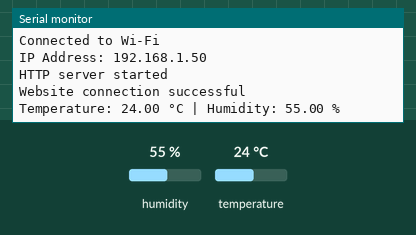
Recording of a sketch running on a simulated ESP32. On the bench: the last lines printed to the serial monitor. Inputs (shaded band) come from the test bench; at power-on: humidity 55 %, temperature 24 °C. WiFi joins after 1.5 s; servers stay silent unless stated; uploads are accepted with an empty reply.

Above: at 2.7 s.
2.8 s: humidity set to 22 %
4.3 s: temperature set to 12 °C
At 5.1 s:
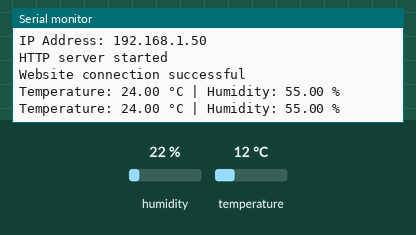
5.8 s: humidity set to 40 %
At 6.9 s:
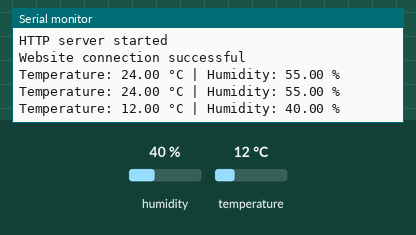

The sketch:

Bata3.ino
```cpp
#include "DHT.h"
#include <WiFi.h>
#include <HTTPClient.h>
#include <ESPAsyncWebServer.h>

#define DHTPIN 5          // ขาเชื่อมต่อกับ DHT22
#define DHTTYPE DHT22     // ประเภทเซ็นเซอร์ DHT

DHT dht(DHTPIN, DHTTYPE); // กำหนดอ็อบเจ็กต์เซ็นเซอร์ DHT

// กำหนด SSID และรหัสผ่านของ Wi-Fi
const char* ssid = "A55 ของ Tanet";
const char* password = "88888888";

// กำหนด URL สำหรับอัปเดตข้อมูลอุณหภูมิและความชื้น
const char* serverUrlTemp = "http://XXXXX:3001/updateTemperature";
const char* serverUrlHum = "http://XXXXXX:3001/updateHumidity";

// กำหนดตัวแปรสำหรับสร้าง HTTP Server
AsyncWebServer server(80);

// ตัวแปรที่ใช้ตรวจสอบการเชื่อมต่อ
bool websiteConnected = false;

// ฟังก์ชันส่งข้อมูลไปยังเซิร์ฟเวอร์
void sendSensorData() {
  // อ่านค่าอุณหภูมิและความชื้นจากเซ็นเซอร์
  float temperature = dht.readTemperature();
  float humidity = dht.readHumidity();

  // ตรวจสอบการอ่านค่าจากเซ็นเซอร์
  if (isnan(temperature) || isnan(humidity)) {
    Serial.println("Failed to read from DHT sensor!");
    return;
  }

  // ส่งข้อมูลอุณหภูมิไปยังเซิร์ฟเวอร์
  HTTPClient http;
  http.begin(serverUrlTemp);
  http.addHeader("Content-Type", "application/json");
  String tempPayload = "{\"temperature\":" + String(temperature) + "}";
  int tempResponseCode = http.POST(tempPayload);

  // ส่งข้อมูลความชื้นไปยังเซิร์ฟเวอร์
  http.begin(serverUrlHum);
  http.addHeader("Content-Type", "application/json");
  String humPayload = "{\"humidity\":" + String(humidity) + "}";
  int humResponseCode = http.POST(humPayload);
  http.end();

  // ตรวจสอบการเชื่อมต่อกับเว็บไซต์
  if (tempResponseCode == 200 && humResponseCode == 200 && !websiteConnected) {
    Serial.println("Website connection successful");
    websiteConnected = true;  // แสดงข้อความแค่ครั้งเดียว
  } else if (tempResponseCode != 200 || humResponseCode != 200) {
    // หากไม่สามารถเชื่อมต่อได้
    if (!websiteConnected) {
      Serial.println("Website connection failed");
      websiteConnected = true;  // แสดงข้อความแค่ครั้งเดียว
    }
  }

  // แสดงข้อมูลอุณหภูมิและความชื้นทุกครั้ง
  Serial.print("Temperature: ");
  Serial.print(temperature);
  Serial.print(" °C | Humidity: ");
  Serial.print(humidity);
  Serial.println(" %");
}

// หน้าเว็บแสดงข้อมูลอุณหภูมิและความชื้น
String htmlPage() {
  float temperature = dht.readTemperature();
  float humidity = dht.readHumidity();

  // ตรวจสอบการอ่านค่าจากเซ็นเซอร์
  if (isnan(temperature) || isnan(humidity)) {
    return "Failed to read from DHT sensor!";
  }

  String page = "<html><body><h1>Sensor Data</h1>";
  page += "<p>Temperature: " + String(temperature) + " °C</p>";
  page += "<p>Humidity: " + String(humidity) + " %</p>";
  page += "</body></html>";

  return page;
}

void setup() {
  Serial.begin(115200);
  dht.begin(); // เริ่มต้นเซ็นเซอร์ DHT

  // เชื่อมต่อ Wi-Fi
  Serial.print("Connecting to Wi-Fi");
  WiFi.begin(ssid, password);
  while (WiFi.status() != WL_CONNECTED) {
    delay(500);
    Serial.print(".");
  }
  Serial.println("\nConnected to Wi-Fi");
  Serial.print("IP Address: ");
  Serial.println(WiFi.localIP());

  // ตั้งค่าเซิร์ฟเวอร์ HTTP
  server.on("/", HTTP_GET, [](AsyncWebServerRequest *request){
    String page = htmlPage();
    request->send(200, "text/html", page);
  });

  server.begin();
  Serial.println("HTTP server started");
}

void loop() {
  // ส่งข้อมูลทุก 2 วินาที
  static unsigned long lastSend = 0;
  if (millis() - lastSend > 2000) {
    lastSend = millis();
    sendSensorData();
  }
}
```

Measured:
- after the input at 5.8 s, the serial monitor: prints a new line after 0.61 s (image 2)
